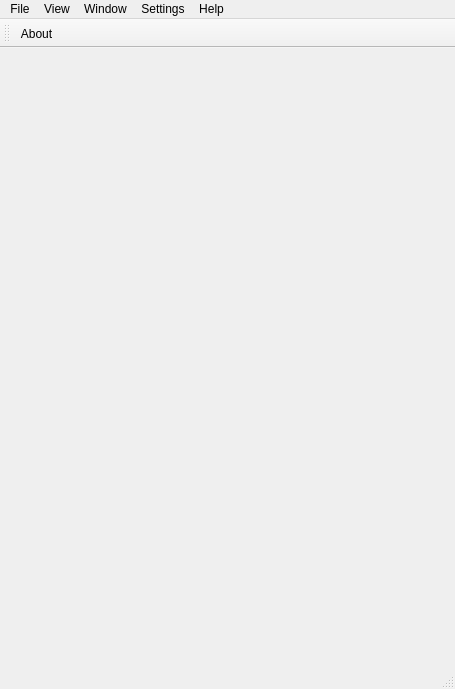
<?xml version="1.0" encoding="UTF-8"?>
<ui version="4.0">
 <class>EDRMain</class>
 <widget class="QMainWindow" name="EDRMain">
  <property name="geometry">
   <rect>
    <x>0</x>
    <y>0</y>
    <width>455</width>
    <height>689</height>
   </rect>
  </property>
  <property name="windowTitle">
   <string>EDR</string>
  </property>
  <widget class="QWidget" name="centralWidget">
   <layout class="QHBoxLayout" name="horizontalLayout">
    <property name="spacing">
     <number>0</number>
    </property>
    <property name="margin">
     <number>0</number>
    </property>
   </layout>
  </widget>
  <widget class="QToolBar" name="mainToolBar">
   <property name="windowTitle">
    <string>Toolbar</string>
   </property>
   <property name="floatable">
    <bool>false</bool>
   </property>
   <attribute name="toolBarArea">
    <enum>TopToolBarArea</enum>
   </attribute>
   <attribute name="toolBarBreak">
    <bool>false</bool>
   </attribute>
   <addaction name="actionAbout"/>
  </widget>
  <widget class="QStatusBar" name="statusBar"/>
  <widget class="QMenuBar" name="menu">
   <property name="geometry">
    <rect>
     <x>0</x>
     <y>0</y>
     <width>455</width>
     <height>21</height>
    </rect>
   </property>
   <widget class="QMenu" name="menuFile">
    <property name="title">
     <string>File</string>
    </property>
    <addaction name="separator"/>
    <addaction name="actionExit"/>
   </widget>
   <widget class="QMenu" name="menuView">
    <property name="title">
     <string>View</string>
    </property>
    <widget class="QMenu" name="menuCreateVisualizer">
     <property name="title">
      <string>Create visualizer...</string>
     </property>
     <property name="icon">
      <iconset>
       <normaloff>:/resources/icons/wizualizacja2.png</normaloff>:/resources/icons/wizualizacja2.png</iconset>
     </property>
     <addaction name="separator"/>
    </widget>
    <addaction name="menuCreateVisualizer"/>
   </widget>
   <widget class="QMenu" name="menuHelp">
    <property name="title">
     <string>Help</string>
    </property>
    <addaction name="actionAbout"/>
   </widget>
   <widget class="QMenu" name="menuSettings">
    <property name="title">
     <string>Settings</string>
    </property>
   </widget>
   <widget class="QMenu" name="menuWindow">
    <property name="title">
     <string>Window</string>
    </property>
   </widget>
   <addaction name="menuFile"/>
   <addaction name="menuView"/>
   <addaction name="menuWindow"/>
   <addaction name="menuSettings"/>
   <addaction name="menuHelp"/>
  </widget>
  <action name="actionAbout">
   <property name="icon">
    <iconset>
     <normaloff>:/resources/icons/about.png</normaloff>:/resources/icons/about.png</iconset>
   </property>
   <property name="text">
    <string>About...</string>
   </property>
  </action>
  <action name="actionWindow">
   <property name="text">
    <string>Window</string>
   </property>
  </action>
  <action name="actionExit">
   <property name="text">
    <string>Exit</string>
   </property>
  </action>
 </widget>
 <layoutdefault spacing="6" margin="11"/>
 <resources>
  <include location="../../core/ui/Icons.qrc"/>
 </resources>
 <connections>
  <connection>
   <sender>actionExit</sender>
   <signal>triggered()</signal>
   <receiver>EDRMain</receiver>
   <slot>onExit()</slot>
   <hints>
    <hint type="sourcelabel">
     <x>-1</x>
     <y>-1</y>
    </hint>
    <hint type="destinationlabel">
     <x>309</x>
     <y>240</y>
    </hint>
   </hints>
  </connection>
  <connection>
   <sender>actionWindow</sender>
   <signal>triggered()</signal>
   <receiver>EDRMain</receiver>
   <slot>populateWindowMenu()</slot>
   <hints>
    <hint type="sourcelabel">
     <x>-1</x>
     <y>-1</y>
    </hint>
    <hint type="destinationlabel">
     <x>227</x>
     <y>344</y>
    </hint>
   </hints>
  </connection>
 </connections>
 <slots>
  <slot>onExit()</slot>
  <slot>populateWindowMenu()</slot>
  <slot>populateVisualizersMenu()</slot>
 </slots>
</ui>
